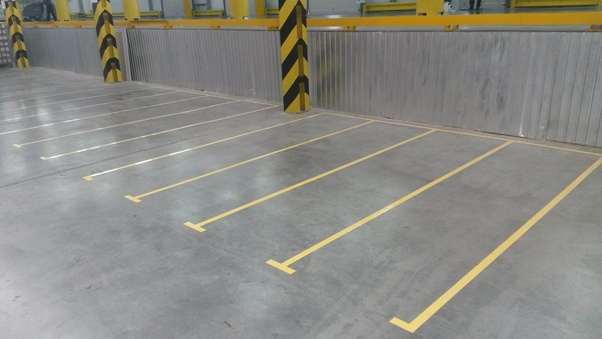
#> input picture src/lab3/images/5.jpg, 602 x 339 px, given in place of 5.png, which was not available
$ python 3_3.py   (older library calls are emulated)
#> lines starting #> are read from the running program, lines starting #| are printed output that depends on the picture; pictures that were not available may be replaced by others from this repository, and a replacement may not be noted
"""
Протестировать работу оператора Кенни, фильтра Лапласа
"""
import cv2
import numpy as np


#Открытие чб картинки на 7 секунд
img = cv2.imread(
    r"D:\pythonprograms\techvision\techvision_etu_2025\src\lab3\images\5.png",
    flags=cv2.IMREAD_COLOR # параметр(ы) чтения
)
#> img is the input picture: shape (339, 602, 3); mean B, G, R 131.9, 138.5, 139.5
#Создание окна для отображения:
cv2.namedWindow(
    "chb1", # имя окна
    flags=cv2.WINDOW_AUTOSIZE # параметр(ы) окна
)
#Отображение изображения в окне:
cv2.imshow(
    "chb1", # имя окна
    img # переменная, содержащая изображение
)
#Функция ожидания нажатия на клавишу:
key = cv2.waitKey(
    2000 # время ожидания нажатия
)
#> (key Esc is pressed here)
#Закрытие окна:
cv2.destroyWindow (
    "chb1" # имя окна
)

edges = cv2.Canny(
    img, # входное изображение
    255, # нижний порог
    255, # верхний порог
    apertureSize=3, # размер ядра
    L2gradient=False # вычисление нормы L2
)
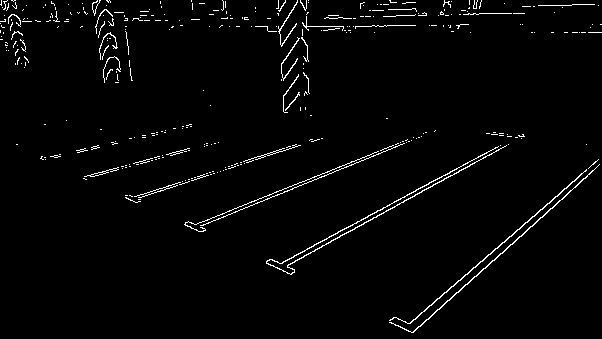
#> edges: shape (339, 602); 2.3% white in thin lines or dots
cv2.imshow(
    "chb1",
    edges
)

key = cv2.waitKey(
    2000 # время ожидания нажатия
)
#> (key Esc is pressed here)

dst1 = cv2.Laplacian(
    edges, # исходное изображение
    cv2.CV_64F, # глубина х2
    ksize=5, # размер ядра
    scale=2, # масштаб
    delta=0, # смещение
    borderType=cv2.BORDER_DEFAULT # тип границы
)
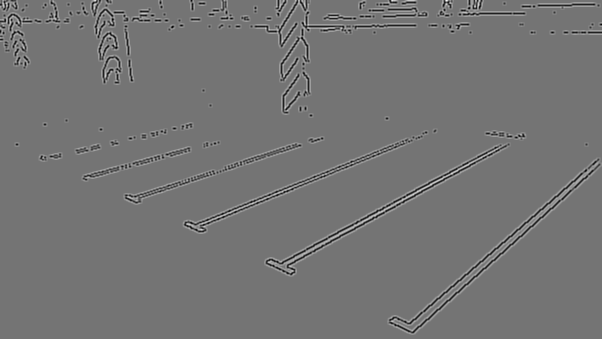
#> dst1: shape (339, 602) float64; min -22440, max 26520, mean 0.8; drawn with min black and max white

cv2.imshow(
    "chb1",
    dst1
)
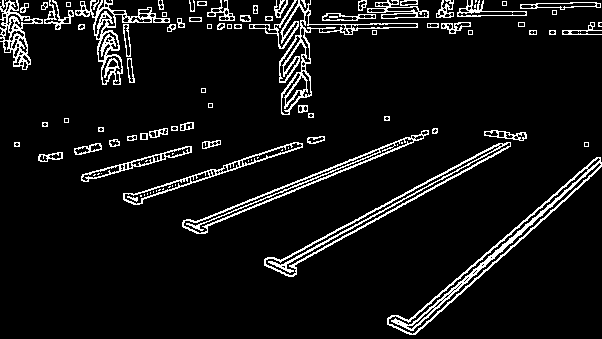
#> window 'chb1': shape (339, 602); 7.4% white in thin lines or dots

key = cv2.waitKey(
    2000 # время ожидания нажатия
)
#> (key Esc is pressed here)

cv2.waitKey(0)
cv2.destroyAllWindows()

$ run again, with src/lab3/images/1.jpg copied over src/lab3/images/5.jpg
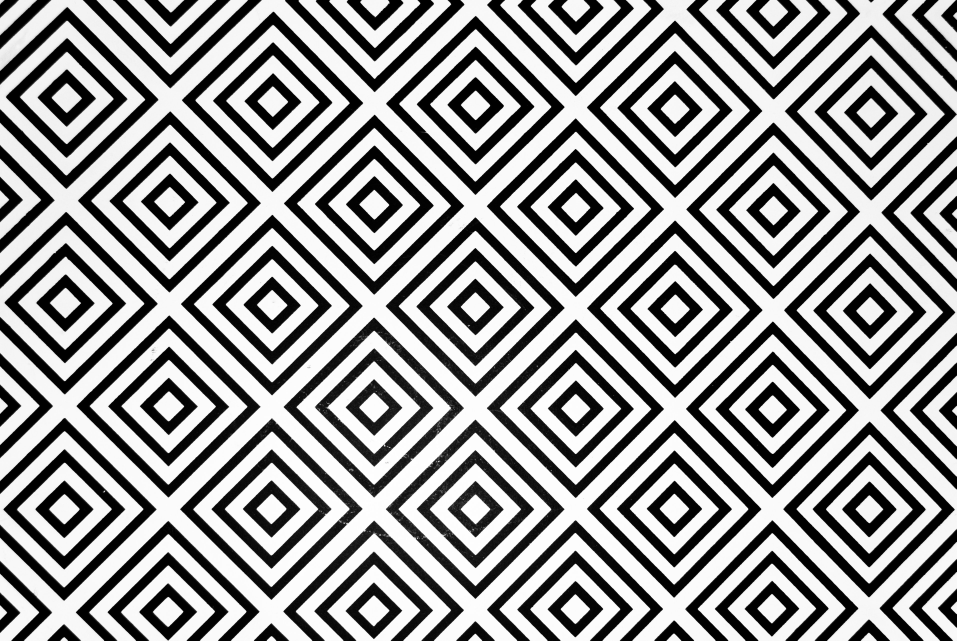
#> input picture src/lab3/images/1.jpg, 3827 x 2562 px, given in place of 5.png, which was not available (shown at 1/4 size)
#> img is the input picture: shape (2562, 3827, 3); min 0, max 255, mean 150.2
#> `edges = cv2.Canny( img,`:
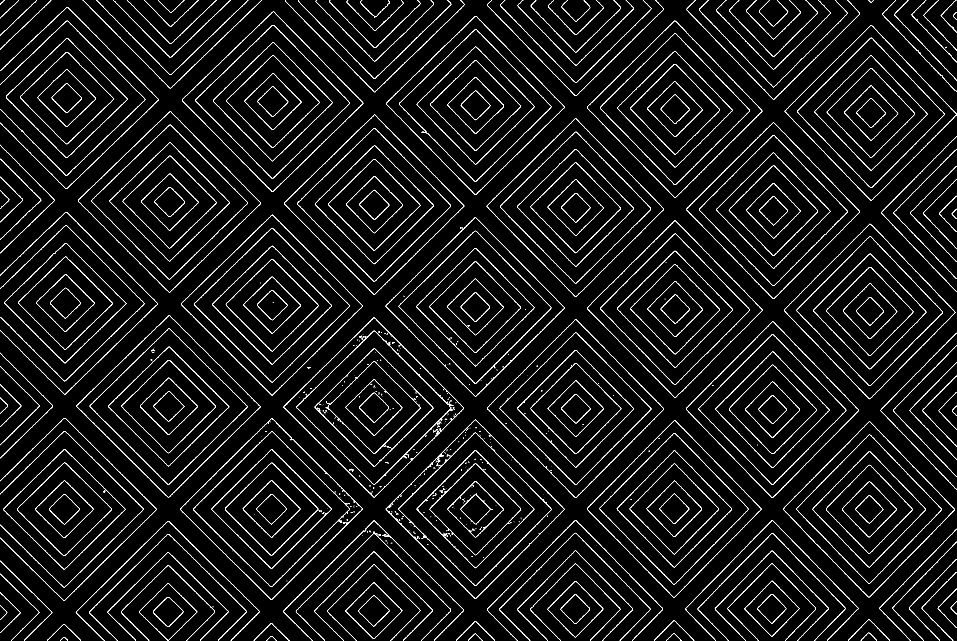
#> edges: shape (2562, 3827) (shown at 1/4 size); 3.1% white in thin lines or dots
#> `cv2.imshow( "chb1", dst1 )`:
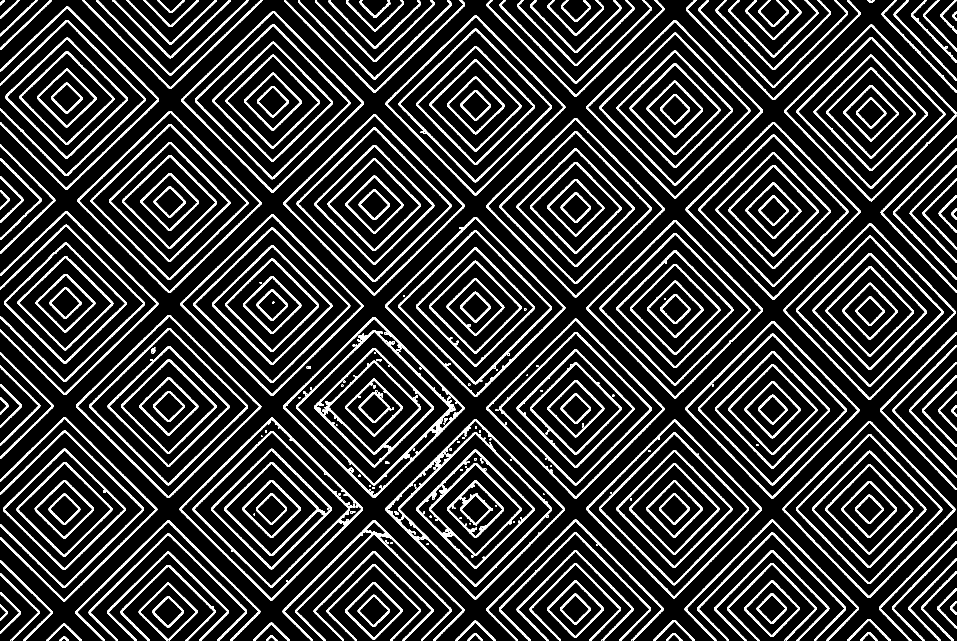
#> window 'chb1': shape (2562, 3827) (shown at 1/4 size); 9.8% white in thin lines or dots

$ run again, with src/lab3/images/2.jpg copied over src/lab3/images/5.jpg
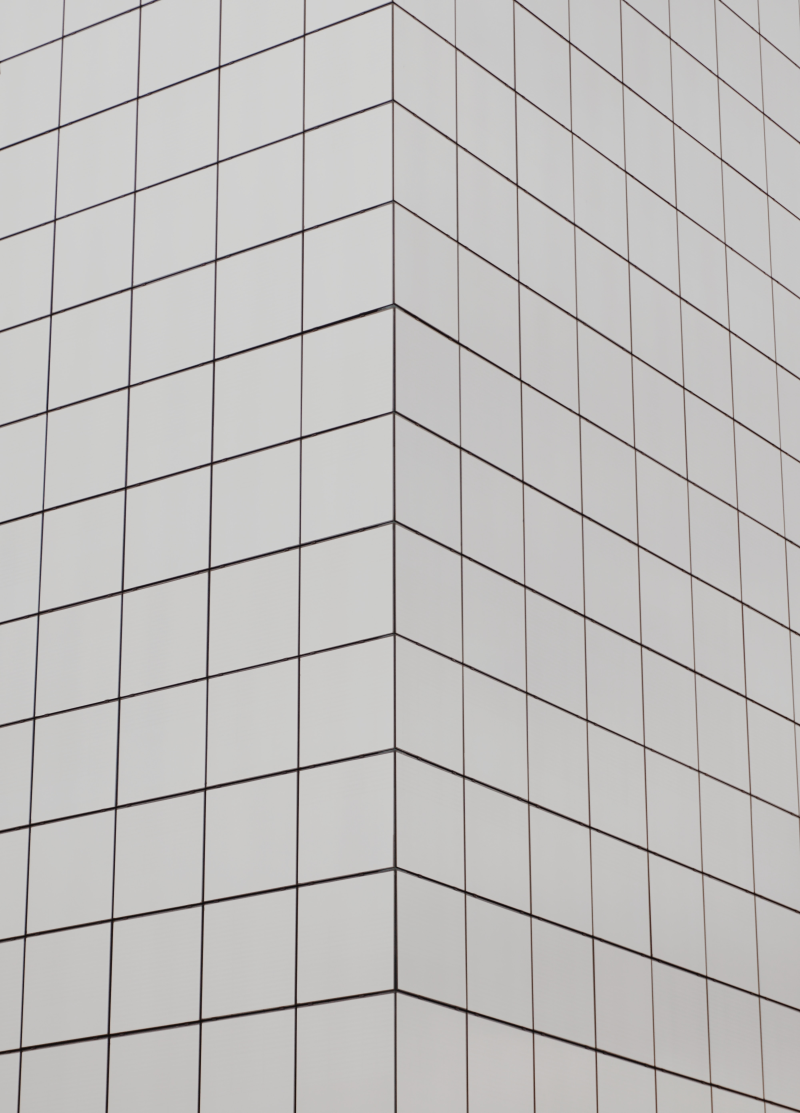
#> input picture src/lab3/images/2.jpg, 4000 x 5564 px, given in place of 5.png, which was not available (shown at 1/5 size)
#> img is the input picture: shape (5564, 4000, 3); mean B, G, R 190.6, 191.7, 193.2
#> `edges = cv2.Canny( img,`:
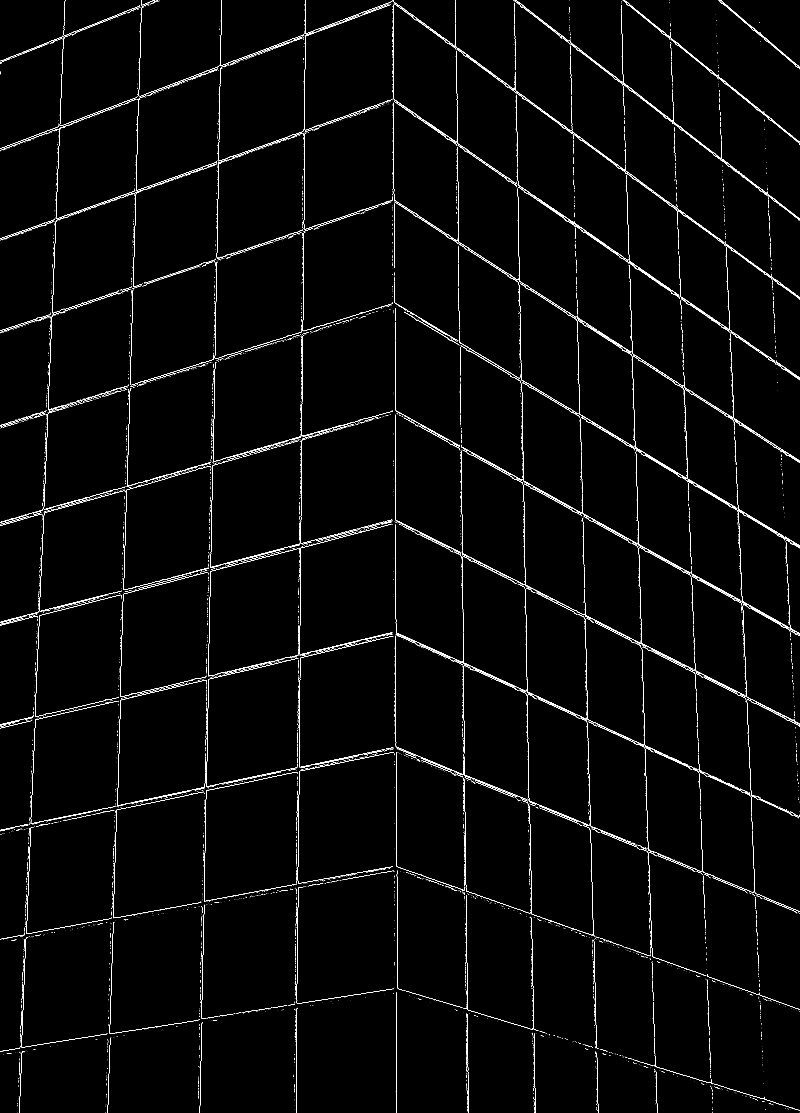
#> edges: shape (5564, 4000) (shown at 1/5 size); 0.88% white in thin lines or dots
#> `cv2.imshow( "chb1", dst1 )`:
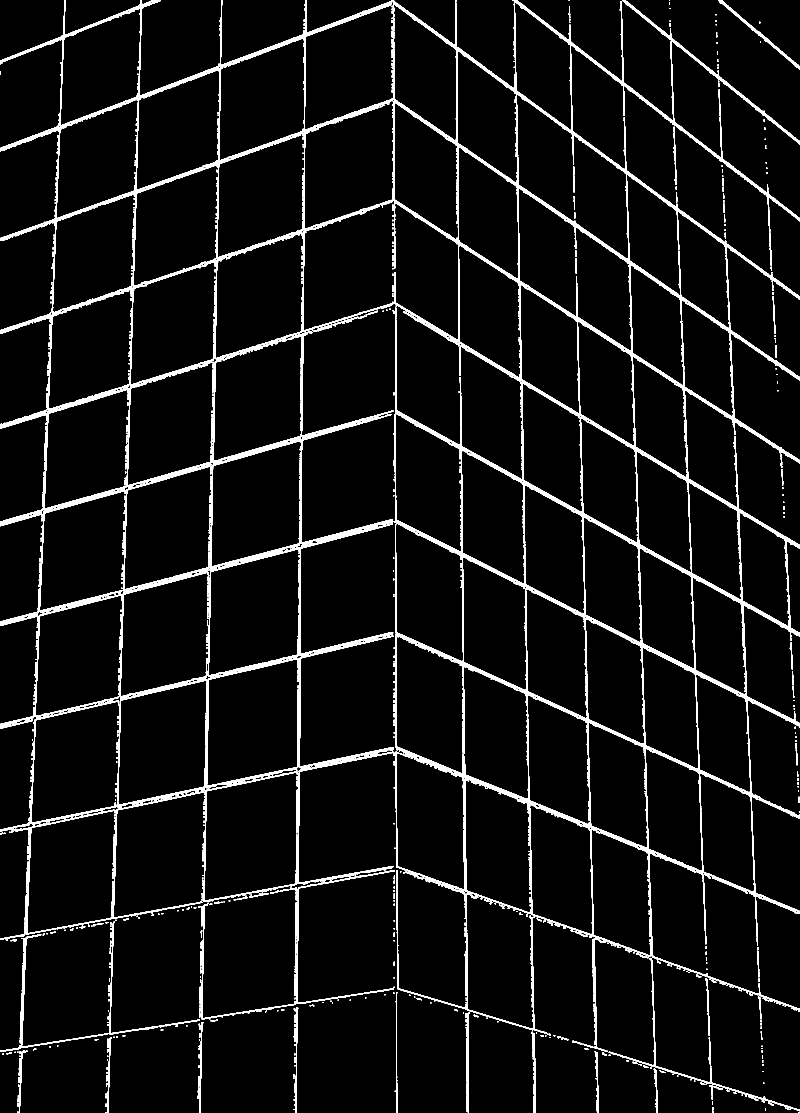
#> window 'chb1': shape (5564, 4000) (shown at 1/5 size); 2.8% white in thin lines or dots

$ run again, with src/lab3/images/3.jpg copied over src/lab3/images/5.jpg
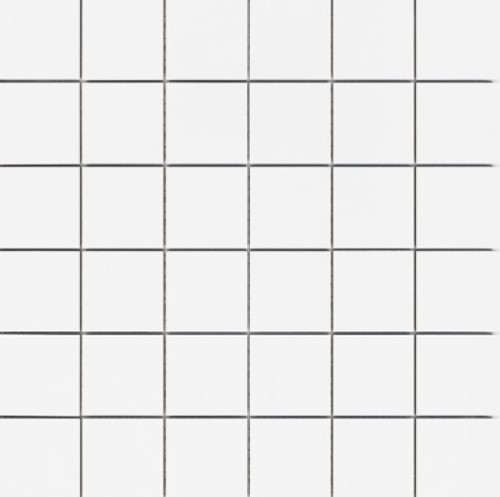
#> input picture src/lab3/images/3.jpg, 500 x 497 px, given in place of 5.png, which was not available
#> img is the input picture: shape (497, 500, 3); mean B, G, R 235.7, 235.8, 235.9
#> `edges = cv2.Canny( img,`:
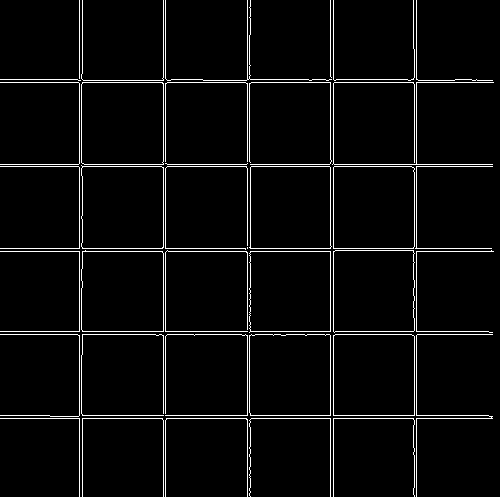
#> edges: shape (497, 500); 3.9% white in thin lines or dots
#> `cv2.imshow( "chb1", dst1 )`:
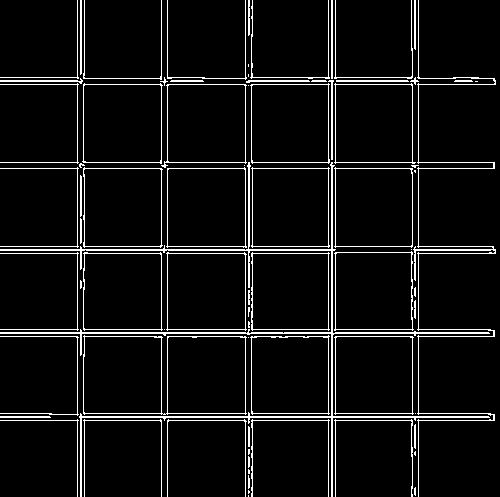
#> window 'chb1': shape (497, 500); 6.3% white in thin lines or dots
